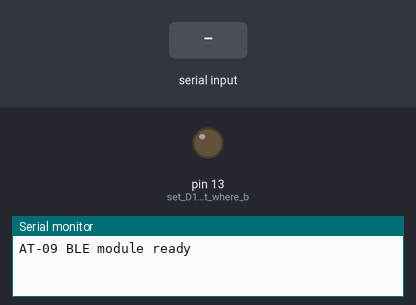
The sketch below on a simulated Arduino Nano, built with avr-gcc and run on an emulated ATmega328P. Shown: output pins drawn as LEDs (lit = HIGH), the last lines printed to the serial monitor. Inputs (shaded band) come from the test bench.

Above: at 1.2 s.
1.3 s: "1" received over Serial
At 3.3 s:
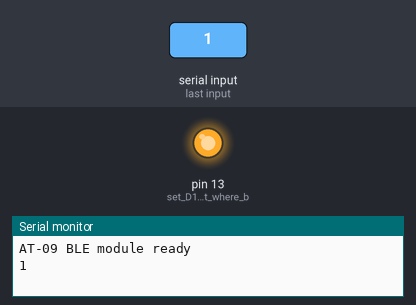
3.8 s: "0" received over Serial
At 5.2 s:
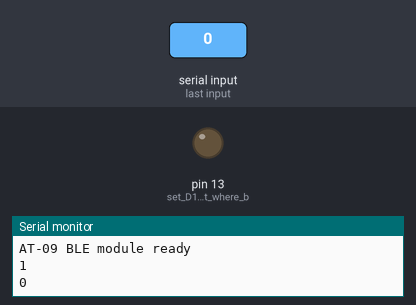
6.3 s: "1" received over the second serial link
At 7.4 s:
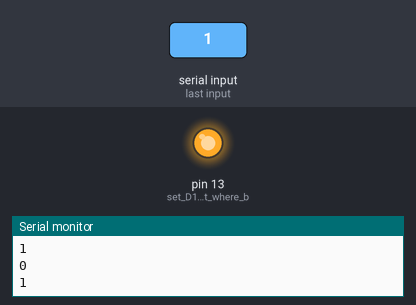
Timing chart, 0 to 9.3 s (numbered marks = the images above; inputs shaded):
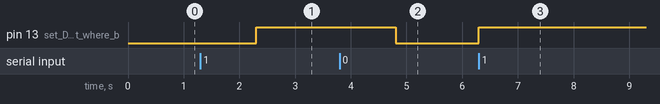

The sketch:

at-09-BLE-module-with-arduino-nano.ino
```cpp
/* cyberblogspot.com 21Jan2023
 *
 * Program to send AT commands to AT-09 BLE module
 * and display the responses on the Serial Monitor
 *
 * RX and TX cross wired
 * 2k and 3k voltage divider on AT-09 RX (reduce 5V to 3V)
 */

#include <SoftwareSerial.h>
SoftwareSerial bleSerial(2, 3); //D2 is RX, D3 is TX

char bleData;  //storage for AT-09 data
String mData;  //storage for AT-09 and serial monitor data

void setup() {
  Serial.begin(115200);   //initialize serial monitor
  bleSerial.begin(9600);  //and BLE serial port, default AT-09 baud rate is 9600 baud

  pinMode(13, OUTPUT);    //set D13 as output where built-in LED is connected
  digitalWrite(13, LOW);  //initially turn off LED

  Serial.println("AT-09 BLE module ready");
}

void loop() {
  if (Serial.available()) {
    mData = Serial.readString(); //read serial monitor input
    Serial.println(mData);       //echo keyboard input to serial monitor
    bleSerial.println(mData);    //send keyboard input to AT-09 module
  }

  bleSerial.listen();                  //listen to the AT-09 port
  while (bleSerial.available() > 0) {  //if AT-09 data available
    bleData = bleSerial.read();        //read character and
    mData = String(bleData);           //convert to string format
    Serial.print(mData);               //display to serial monitor
  }

  if (mData == "0") {
    digitalWrite(13, LOW);   //turn off LED
  }

  if (mData == "1") {
    digitalWrite(13, HIGH);  //turn on LED
  }
}
```

Measured:
- after the input at 1.3 s, pin 13 (set_D13_as_output_where_b): LOW → HIGH after 1.0 s
- after the input at 3.8 s, pin 13 (set_D13_as_output_where_b): HIGH → LOW after 1.0 s
- after the input at 6.3 s, pin 13 (set_D13_as_output_where_b): LOW → HIGH at once
